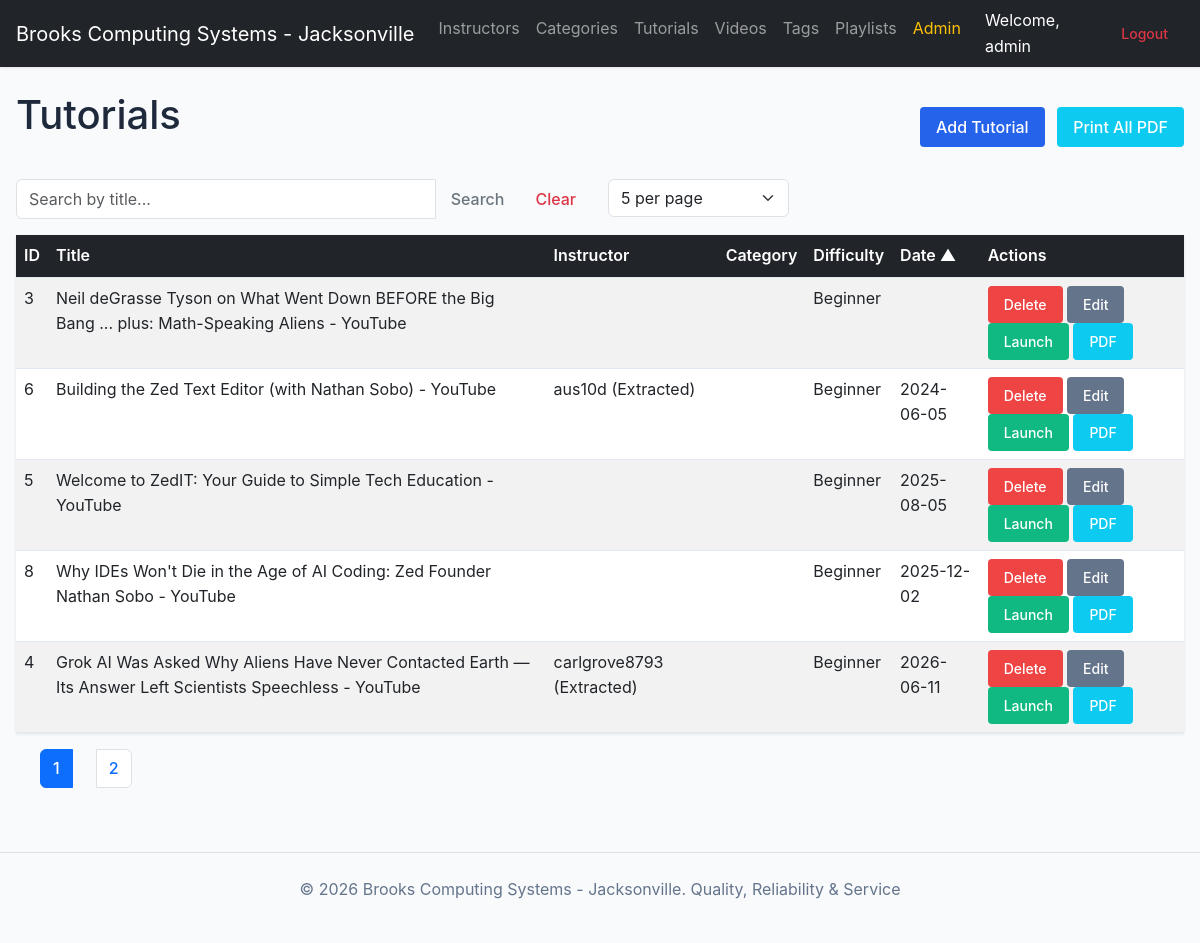
The app's page /tutorials (signed in) with its own data.
### tables this page shows
CREATE TABLE `tutorials` (
  `tutorial_id` int(11) NOT NULL AUTO_INCREMENT,
  `title` varchar(500) NOT NULL,
  `description` text DEFAULT NULL,
  `instructor_id` int(11) DEFAULT NULL,
  `category_id` int(11) DEFAULT NULL,
  `difficulty` enum('Beginner','Intermediate','Advanced') DEFAULT NULL,
  `language` varchar(50) DEFAULT 'English',
  `duration_minutes` int(11) DEFAULT NULL,
  `publish_date` date DEFAULT NULL,
  `thumbnail_url` varchar(1000) DEFAULT NULL,
  `source_url` varchar(1000) DEFAULT NULL,
  PRIMARY KEY (`tutorial_id`),
  KEY `instructor_id` (`instructor_id`),
  KEY `category_id` (`category_id`),
  CONSTRAINT `tutorials_ibfk_1` FOREIGN KEY (`instructor_id`) REFERENCES `instructors` (`instructor_id`),
  CONSTRAINT `tutorials_ibfk_2` FOREIGN KEY (`category_id`) REFERENCES `categories` (`category_id`)
);

CREATE TABLE `instructors` (
  `instructor_id` int(11) NOT NULL AUTO_INCREMENT,
  `first_name` varchar(100) NOT NULL,
  `last_name` varchar(100) NOT NULL,
  `email` varchar(255) DEFAULT NULL,
  `website` varchar(255) DEFAULT NULL,
  `created_at` timestamp NULL DEFAULT current_timestamp(),
  PRIMARY KEY (`instructor_id`)
);

### app/Controllers/TutorialController.php (called while the page is built, shortened)
<?php
class TutorialController extends BaseController {
    private $tutorialModel;
    public function __construct() {
        $this->tutorialModel = new Tutorial();
    }
    public function index() {
        $page = isset($_GET['page']) ? (int)$_GET['page'] : 1;
        $limit = isset($_GET['limit']) ? (int)$_GET['limit'] : 5;
        $offset = ($page - 1) * $limit;
        $orderBy = $_GET['sort'] ?? 'publish_date';
        $orderDir = $_GET['dir'] ?? 'ASC';
        $search = $_GET['search'] ?? '';
        $tutorials = $this->tutorialModel->all($limit, $offset, $orderBy, $orderDir, $search);
        $totalTutorials = $this->tutorialModel->count($search);
        $totalPages = ceil($totalTutorials / $limit);
        $this->render('tutorials/index', [
            'title' => 'Tutorials',
            'tutorials' => $tutorials,
            'page' => $page,
            'limit' => $limit,
            'totalPages' => $totalPages,
            'sort' => $orderBy,
            'dir' => $orderDir,
            'search' => $search
        ]);
    }
}

### app/Config/Database.php (called while the page is built, shortened)
<?php
class Database {
    private function __construct() {
        $env = parse_ini_file(__DIR__ . '/../../.env');
        $host = $env['DB_HOST'] ?? 'localhost';
        $db   = $env['DB_NAME'] ?? '';
        $user = $env['DB_USER'] ?? '';
        $pass = $env['DB_PASS'] ?? '';
        $charset = 'utf8mb4';
        $dsn = "mysql:host=$host;dbname=$db;charset=$charset";
    }
}

### app/Models/Tutorial.php (called while the page is built, shortened)
<?php
class Tutorial {
    private $db;
    public function __construct() {
        $this->db = Database::getInstance()->getConnection();
    }
    public function all($limit = 10, $offset = 0, $orderBy = 'publish_date', $orderDir = 'ASC', $search = '') {
        $allowedColumns = ['tutorial_id', 'title', 'difficulty', 'publish_date'];
        $orderBy = in_array($orderBy, $allowedColumns) ? $orderBy : 'publish_date';
        $orderDir = strtoupper($orderDir) === 'ASC' ? 'ASC' : 'DESC';
        $where = $search ? "WHERE t.title LIKE :search" : "";
        $sql = "SELECT t.*, i.first_name, i.last_name, c.category_name
                FROM tutorials t
                LEFT JOIN instructors i ON t.instructor_id = i.instructor_id
                LEFT JOIN categories c ON t.category_id = c.category_id
                $where
                ORDER BY $orderBy $orderDir
                LIMIT :limit OFFSET :offset";
        $stmt = $this->db->prepare($sql);
        $stmt->bindValue(':limit', (int)$limit, PDO::PARAM_INT);
        $stmt->bindValue(':offset', (int)$offset, PDO::PARAM_INT);
        $stmt->execute();
        return $stmt->fetchAll();
    }
    public function count($search = '') {
        $sql = "SELECT COUNT(*) FROM tutorials t";
        $stmt = $this->db->prepare($sql);
        $stmt->execute();
        return $stmt->fetchColumn();
    }
}

### app/Views/tutorials/index.php (the view, shortened to what this page needs)
<div class="d-flex justify-content-between align-items-center mb-3">
    <h1>Tutorials</h1>
    <div>
        <a href="<?= BASE_PATH ?>/tutorials/create" class="btn btn-primary me-2" data-bs-toggle="tooltip" title="Add a new tutorial">Add Tutorial</a>
        <button type="button" class="btn btn-info text-white" onclick="window.print()" data-bs-toggle="tooltip" title="Print all records to PDF">Print All PDF</button>
    </div>
</div>
<form action="<?= BASE_PATH ?>/tutorials" method="GET" class="mb-3 row g-3">
    <div class="col-md-6">
        <div class="input-group">
            <input type="text" name="search" class="form-control" placeholder="Search by title..." value="<?= htmlspecialchars($search) ?>">
            <button type="submit" class="btn btn-outline-secondary">Search</button>
            <a href="<?= BASE_PATH ?>/tutorials" class="btn btn-outline-danger">Clear</a>
        </div>
    </div>
    <div class="col-md-2">
        <select name="limit" class="form-select" onchange="this.form.submit()">
            <?php foreach ([5, 10, 20, 50, 100] as $val): ?>
                <option value="<?= $val ?>" <?= $limit == $val ? 'selected' : '' ?>><?= $val ?> per page</option>
            <?php endforeach; ?>
        </select>
    </div>
</form>
<?php
function sortLink($column, $currentSort, $currentDir, $search, $limit) {
    $newDir = ($currentSort === $column && $currentDir === 'ASC') ? 'DESC' : 'ASC';
    $params = http_build_query(['sort' => $column, 'dir' => $newDir, 'search' => $search, 'limit' => $limit]);
    return BASE_PATH . "/tutorials?$params";
}
?>
<table class="table table-striped table-hover">
    <thead class="table-dark">
        <tr>
            <th><a href="<?= sortLink('tutorial_id', $sort, $dir, $search, $limit) ?>" class="text-white text-decoration-none">ID<?= ($sort === 'tutorial_id') ? ($dir === 'ASC' ? ' ▲' : ' ▼') : '' ?></a></th>
            <th><a href="<?= sortLink('title', $sort, $dir, $search, $limit) ?>" class="text-white text-decoration-none">Title<?= ($sort === 'title') ? ($dir === 'ASC' ? ' ▲' : ' ▼') : '' ?></a></th>
            <th>Instructor</th>
            <th>Category</th>
            <th><a href="<?= sortLink('difficulty', $sort, $dir, $search, $limit) ?>" class="text-white text-decoration-none">Difficulty<?= ($sort === 'difficulty') ? ($dir === 'ASC' ? ' ▲' : ' ▼') : '' ?></a></th>
            <th><a href="<?= sortLink('publish_date', $sort, $dir, $search, $limit) ?>" class="text-white text-decoration-none">Date<?= ($sort === 'publish_date') ? ($dir === 'ASC' ? ' ▲' : ' ▼') : '' ?></a></th>
            <th>Actions</th>
        </tr>
    </thead>
    <tbody>
        <?php foreach ($tutorials as $tutorial): ?>
        <tr>
            <td><?= $tutorial['tutorial_id'] ?></td>
            <td><?= htmlspecialchars($tutorial['title']) ?></td>
            <td><?= htmlspecialchars(($tutorial['first_name'] ?? '') . ' ' . ($tutorial['last_name'] ?? '')) ?></td>
            <td><?= htmlspecialchars($tutorial['category_name'] ?? '') ?></td>
            <td><?= htmlspecialchars($tutorial['difficulty']) ?></td>
            <td><?= htmlspecialchars($tutorial['publish_date'] ?? '') ?></td>
            <td>
                <a href="<?= BASE_PATH ?>/tutorials/delete/<?= $tutorial['tutorial_id'] ?>" class="btn btn-sm btn-danger" data-bs-toggle="tooltip" title="Delete Tutorial">Delete</a>
                <a href="<?= BASE_PATH ?>/tutorials/edit/<?= $tutorial['tutorial_id'] ?>" class="btn btn-sm btn-secondary" data-bs-toggle="tooltip" title="Edit Tutorial">Edit</a>
                <?php if (!empty($tutorial['source_url'])): ?>
                    <a href="<?= htmlspecialchars($tutorial['source_url']) ?>" target="_blank" class="btn btn-sm btn-success" data-bs-toggle="tooltip" title="Launch Tutorial">Launch</a>
                <?php endif; ?>
                <button type="button" class="btn btn-sm btn-info text-white" onclick="window.print()" data-bs-toggle="tooltip" title="Print to PDF">PDF</button>
            </td>
        </tr>
        <?php endforeach; ?>
    </tbody>
</table>
<nav aria-label="Page navigation">
    <ul class="pagination">
        <?php for ($i = 1; $i <= $totalPages; $i++): ?>
            <li class="page-item <?= ($i == $page) ? 'active' : '' ?>">
                <a class="page-link" href="<?= BASE_PATH ?>/tutorials?page=<?= $i ?>&sort=<?= $sort ?>&dir=<?= $dir ?>&search=<?= urlencode($search) ?>&limit=<?= $limit ?>"><?= $i ?></a>
            </li>
        <?php endfor; ?>
    </ul>
</nav>

### public/css/style.css (style rules this page uses)
:root { --primary-color: #2563eb; --secondary-color: #64748b; --bg-color: #f8fafc; --text-color: #1e293b; --white: #ffffff; --border-color: #e2e8f0; --danger-color: #ef4444; }
* { box-sizing: border-box; margin: 0; padding: 0; }
body { font-family: -apple-system, BlinkMacSystemFont, "Segoe UI", Roboto, "Helvetica Neue", Arial, sans-serif; line-height: 1.6; background-color: var(--bg-color); color: var(--text-color); }
nav { display: flex; justify-content: space-between; align-items: center; }
nav ul { display: flex; list-style: none; }
nav ul li { margin-left: 1.5rem; }
nav ul li a { text-decoration: none; color: var(--text-color); font-weight: 500; }
h1 { margin-bottom: 1.5rem; }
table { width: 100%; border-collapse: collapse; background: var(--white); margin-top: 1rem; box-shadow: 0 1px 3px rgba(0,0,0,0.1); }
th, td { padding: 0.75rem 1rem; text-align: left; border-bottom: 1px solid var(--border-color); }
th { background-color: #f1f5f9; font-weight: 600; }
.btn { display: inline-block; padding: 0.5rem 1rem; border-radius: 0.25rem; text-decoration: none; font-weight: 500; cursor: pointer; border: none; }
.btn-primary { background-color: var(--primary-color); color: var(--white); }
.btn-danger { background-color: var(--danger-color); color: var(--white); }
.btn-secondary { background-color: var(--secondary-color); color: var(--white); }
input, select, textarea { width: 100%; padding: 0.5rem; border: 1px solid var(--border-color); border-radius: 0.25rem; font-size: 1rem; }
.btn-success { background-color: #10b981; color: var(--white); }

### records on screen
tutorials: tutorial_id "3", title "Neil deGrasse Tyson on What Went Down BEFORE the Big Bang ... plus: Math-Speaking Aliens - YouTube", difficulty "Beginner"
tutorials: tutorial_id "6", title "Building the Zed Text Editor (with Nathan Sobo) - YouTube", instructor.last_name "aus10d (Extracted)", difficulty "Beginner", publish_date "2024-06-05"
tutorials: tutorial_id "5", title "Welcome to ZedIT: Your Guide to Simple Tech Education - YouTube", difficulty "Beginner", publish_date "2025-08-05"
tutorials: tutorial_id "8", title "Why IDEs Won't Die in the Age of AI Coding: Zed Founder Nathan Sobo - YouTube", difficulty "Beginner", publish_date "2025-12-02"
tutorials: tutorial_id "4", title "Grok AI Was Asked Why Aliens Have Never Contacted Earth — Its Answer Left Scientists Speechless - YouTube", instructor.last_name "carlgrove8793 (Extracted)", difficulty "Beginner", publish_date "2026-06-11"

### other values on screen
$currentUser['username'] "admin"
form field limit "5 per page"
